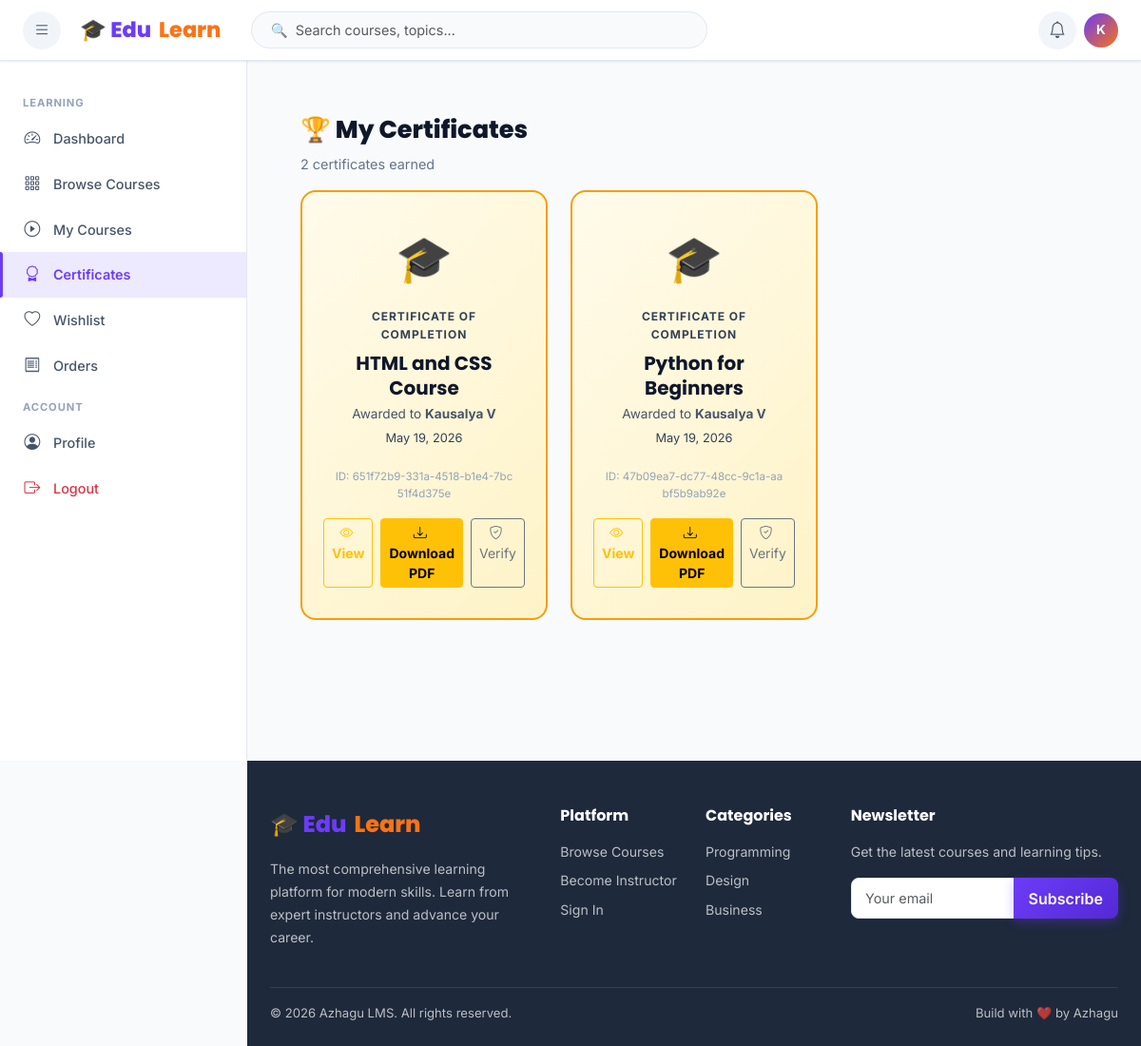
Page /certificates/ (signed in) on the committed database.
### accounts/models.py (models this page shows, shortened)
class CustomUser(AbstractUser):
    ROLE_CHOICES = [('student','Student'),('instructor','Instructor'),('admin','Admin')]
    role = models.CharField(max_length=20, choices=ROLE_CHOICES, default='student')
    bio = models.TextField(blank=True)
    avatar = models.ImageField(upload_to='avatars/', blank=True, null=True)
    phone = models.CharField(max_length=20, blank=True)
    website = models.URLField(blank=True)
    linkedin = models.URLField(blank=True)
    is_email_verified = models.BooleanField(default=False)
    created_at = models.DateTimeField(auto_now_add=True)
    updated_at = models.DateTimeField(auto_now=True)
    def is_student(self): return self.role == 'student'
    def is_instructor(self): return self.role == 'instructor'
    def is_admin_user(self): return self.role == 'admin' or self.is_staff

### certificates/models.py (models this page shows, shortened)
class Certificate(models.Model):
    certificate_id = models.UUIDField(default=uuid.uuid4, unique=True, editable=False)
    user = models.ForeignKey(settings.AUTH_USER_MODEL, on_delete=models.CASCADE, related_name='certificates')
    course = models.ForeignKey(Course, on_delete=models.CASCADE, related_name='certificates')
    enrollment = models.ForeignKey('enrollments.Enrollment', on_delete=models.SET_NULL, null=True, blank=True)
    issued_at = models.DateTimeField(auto_now_add=True)
    is_valid = models.BooleanField(default=True)
    class Meta:
        unique_together = ['user','course']
        ordering = ['-issued_at']

### courses/models.py (models this page shows, shortened)
class Course(models.Model):
    LEVEL_CHOICES = [('beginner','Beginner'),('intermediate','Intermediate'),('advanced','Advanced'),('all','All Levels')]
    STATUS_CHOICES = [('draft','Draft'),('pending','Pending Review'),('published','Published'),('rejected','Rejected')]
    PRICE_TYPE = [('free','Free'),('paid','Paid')]
    title = models.CharField(max_length=200)
    slug = models.SlugField(unique=True, blank=True)
    instructor = models.ForeignKey(settings.AUTH_USER_MODEL, on_delete=models.CASCADE, related_name='courses_taught')
    category = models.ForeignKey(Category, on_delete=models.SET_NULL, null=True, related_name='courses')
    description = models.TextField()
    short_description = models.CharField(max_length=300, blank=True)
    thumbnail = models.ImageField(upload_to='course_thumbnails/', blank=True, null=True)
    preview_video = models.FileField(upload_to='course_previews/', blank=True, null=True)
    level = models.CharField(max_length=20, choices=LEVEL_CHOICES, default='all')
    language = models.CharField(max_length=50, default='English')
    price_type = models.CharField(max_length=10, choices=PRICE_TYPE, default='free')
    price = models.DecimalField(max_digits=10, decimal_places=2, default=0.00)
    discount_price = models.DecimalField(max_digits=10, decimal_places=2, null=True, blank=True)
    status = models.CharField(max_length=20, choices=STATUS_CHOICES, default='draft')
    requirements = models.TextField(blank=True)
    what_you_learn = models.TextField(blank=True)
    tags = models.CharField(max_length=300, blank=True)
    total_duration = models.PositiveIntegerField(default=0, help_text='In minutes')
    total_lessons = models.PositiveIntegerField(default=0)
    total_enrolled = models.PositiveIntegerField(default=0)
    avg_rating = models.FloatField(default=0.0)
    total_ratings = models.PositiveIntegerField(default=0)
    is_featured = models.BooleanField(default=False)
    certificate_available = models.BooleanField(default=True)
    created_at = models.DateTimeField(auto_now_add=True)
    updated_at = models.DateTimeField(auto_now=True)
    published_at = models.DateTimeField(null=True, blank=True)
    class Meta:
        ordering = ['-created_at']

### certificates/views.py (the view)
# urls.py: path('', views.certificate_list, name='list'),
@login_required
def certificate_list(request):
    certs = Certificate.objects.filter(user=request.user, is_valid=True).select_related('course')
    return render(request, 'certificates/list.html', {'certificates': certs})

### lms_project/context_processors.py (called while the page is built)
def notifications(request):
    context = {'notifications': [], 'unread_count': 0}
    if request.user.is_authenticated:
        try:
            from courses.models import Notification
            notifs = Notification.objects.filter(user=request.user).order_by('-created_at')[:10]
            context['notifications'] = notifs
            context['unread_count'] = notifs.filter(is_read=False).count()
        except Exception:
            pass
    return context

### templates/certificates/list.html (shortened to what this page needs)
{% extends 'base.html' %}
{% block content %}
<div class="container-fluid px-4 py-4">
  <div class="dashboard-header">
    <h1 class="page-title">🏆 My Certificates</h1>
    <p class="page-subtitle">{{ certificates.count }} certificate{% if certificates.count != 1 %}s{% endif %} earned</p>
  </div>
  {% if certificates %}
  <div class="row g-4">
    {% for cert in certificates %}
    <div class="col-md-6 col-xl-4">
      <div class="cert-card" style="padding:2rem;">
        <div style="font-size:3rem;margin-bottom:.75rem;">🎓</div>
        <div style="font-size:.75rem;font-weight:700;color:var(--gray-500);text-transform:uppercase;letter-spacing:.08em;margin-bottom:.5rem;">Certificate of Completion</div>
        <h5 class="fw-bold mb-1">{{ cert.course.title }}</h5>
        <div style="font-size:.85rem;color:var(--gray-700);margin-bottom:.25rem;">Awarded to <strong>{{ cert.user.get_full_name|default:cert.user.username }}</strong></div>
        <div style="font-size:.8rem;color:var(--gray-500);margin-bottom:1.25rem;">{{ cert.issued_at|date:"F d, Y" }}</div>
        <div style="font-size:.72rem;color:var(--gray-400);margin-bottom:1rem;word-break:break-all;">ID: {{ cert.certificate_id }}</div>
        <div class="d-flex gap-2 justify-content-center">
          <a href="/certificates/{{ cert.certificate_id }}/" class="btn btn-outline-warning btn-sm fw-bold"><i class="bi bi-eye me-1"></i>View</a>
          <a href="/certificates/{{ cert.certificate_id }}/download/" class="btn btn-warning btn-sm fw-bold"><i class="bi bi-download me-1"></i>Download PDF</a>
          <a href="/certificates/verify/{{ cert.certificate_id }}/" class="btn btn-outline-secondary btn-sm" target="_blank"><i class="bi bi-shield-check me-1"></i>Verify</a>
        </div>
      </div>
    </div>
    {% endfor %}
  </div>
  {% endif %}
</div>
{% endblock %}

### templates/base.html (shortened to what this page needs)
<!DOCTYPE html>
<html lang="en">
<head>
  <link href="https://cdn.jsdelivr.net/npm/bootstrap@5.3.2/dist/css/bootstrap.min.css" rel="stylesheet">
  <link href="https://cdn.jsdelivr.net/npm/bootstrap-icons@1.11.3/font/bootstrap-icons.css" rel="stylesheet">
  {% load static %}
  <link href="{% static 'css/style.css' %}" rel="stylesheet">
</head>
<body>
{% if user.is_authenticated %}
<nav class="lms-navbar">
  <button class="nav-icon-btn me-1" id="sidebarToggle" title="Toggle sidebar">
    <i class="bi bi-list"></i>
  </button>
  <a class="navbar-brand-logo" href="/">🎓 Edu<span>Learn</span></a>
  <div class="navbar-search d-none d-md-block ms-3">
    <input type="text" class="form-control" id="navSearchInput" placeholder="🔍  Search courses, topics...">
  </div>
  <div class="ms-auto d-flex align-items-center gap-2">
    <div class="dropdown">
      <button class="nav-icon-btn" data-bs-toggle="dropdown" aria-expanded="false">
        <i class="bi bi-bell"></i>
      </button>
    </div>
    <div class="dropdown">
      <div data-bs-toggle="dropdown" aria-expanded="false" style="cursor:pointer;">
        {% if user.avatar %}
        <img src="{{ user.avatar.url }}" class="user-avatar-sm" alt="{{ user.username }}">
        {% else %}
        <div class="user-avatar-placeholder">{{ user.username|first|upper }}</div>
        {% endif %}
      </div>
    </div>
  </div>
</nav>
<div class="lms-sidebar" id="lmsSidebar">
  {% if user.is_student %}
  <div class="sidebar-section-label">Learning</div>
  <a class="sidebar-nav-item" href="/dashboard/"><i class="bi bi-speedometer2"></i> Dashboard</a>
  <a class="sidebar-nav-item" href="/courses/"><i class="bi bi-grid-3x3-gap"></i> Browse Courses</a>
  <a class="sidebar-nav-item" href="/dashboard/student/"><i class="bi bi-play-circle"></i> My Courses</a>
  <a class="sidebar-nav-item" href="/certificates/"><i class="bi bi-award"></i> Certificates</a>
  <a class="sidebar-nav-item" href="/courses/wishlist/"><i class="bi bi-heart"></i> Wishlist</a>
  <a class="sidebar-nav-item" href="/payments/history/"><i class="bi bi-receipt"></i> Orders</a>
  {% endif %}
  <div class="sidebar-section-label">Account</div>
  <a class="sidebar-nav-item" href="/accounts/profile/"><i class="bi bi-person-circle"></i> Profile</a>
  <a class="sidebar-nav-item text-danger" href="/accounts/logout/"><i class="bi bi-box-arrow-right"></i> Logout</a>
</div>
<main class="lms-main {% block main_class %}{% endblock %}">
{% endif %}
{% block content %}{% endblock %}
</main>
{% block show_footer %}
<footer style="background:var(--gray-900);color:rgba(255,255,255,.7);padding:3rem 0 1.5rem;margin-left:{% if user.is_authenticated %}var(--sidebar-w){% else %}0{% endif %};" class="footer-section">
  <div class="container-fluid px-4">
    <div class="row g-4 mb-4">
      <div class="col-lg-4">
        <div class="navbar-brand-logo mb-3" style="font-size:1.5rem;">🎓 Edu<span>Learn</span></div>
        <p style="font-size:.88rem;line-height:1.7;">The most comprehensive learning platform for modern skills. Learn from expert instructors and advance your career.</p>
      </div>
      <div class="col-lg-2 col-md-4">
        <h6 class="text-white fw-bold mb-3">Platform</h6>
        <ul class="list-unstyled" style="font-size:.88rem;">
          <li class="mb-2"><a href="/courses/" class="text-decoration-none" style="color:inherit;">Browse Courses</a></li>
          <li class="mb-2"><a href="/accounts/register/" class="text-decoration-none" style="color:inherit;">Become Instructor</a></li>
          <li class="mb-2"><a href="/accounts/login/" class="text-decoration-none" style="color:inherit;">Sign In</a></li>
        </ul>
      </div>
      <div class="col-lg-2 col-md-4">
        <h6 class="text-white fw-bold mb-3">Categories</h6>
        <ul class="list-unstyled" style="font-size:.88rem;">
          <li class="mb-2"><a href="/courses/?category=programming" class="text-decoration-none" style="color:inherit;">Programming</a></li>
          <li class="mb-2"><a href="/courses/?category=design" class="text-decoration-none" style="color:inherit;">Design</a></li>
          <li class="mb-2"><a href="/courses/?category=business" class="text-decoration-none" style="color:inherit;">Business</a></li>
        </ul>
      </div>
      <div class="col-lg-4 col-md-4">
        <h6 class="text-white fw-bold mb-3">Newsletter</h6>
        <p style="font-size:.88rem;">Get the latest courses and learning tips.</p>
        <div class="input-group mt-2">
          <input type="email" class="form-control" placeholder="Your email" style="border-radius:8px 0 0 8px;">
          <button class="btn btn-primary px-3" style="border-radius:0 8px 8px 0;">Subscribe</button>
        </div>
      </div>
    </div>
    <div class="border-top pt-3 d-flex flex-wrap justify-content-between align-items-center gap-2" style="border-color:rgba(255,255,255,.1)!important;font-size:.82rem;">
      <span>© 2026 Azhagu LMS. All rights reserved.</span>
      <span>Build with ❤️ by Azhagu</a></span>
    </div>
  </div>
</footer>
{% endblock %}
{% load static %}
</body>
</html>

### static/css/style.css (style rules this page uses)
:root { --primary: #6c3cf7; --primary-dark: #5429d6; --primary-light: #ede9ff; --secondary: #f97316; --success: #22c55e; --info: #3b82f6; --warning: #f59e0b; --danger: #ef4444; --dark: #0f172a; --gray-900: #1e293b; --gray-800: #334155; --gray-700: #475569; --gray-600: #64748b; --gray-400: #94a3b8; --gray-200: #e2e8f0; --gray-100: #f1f5f9; --gray-50: #f8fafc; --white: #ffffff; --sidebar-w: 260px; --navbar-h: 64px; --radius: 12px; --radius-lg: 16px; --shadow-sm: 0 1px 3px rgba(0,0,0,0.06), 0 1px 2px rgba(0,0,0,0.04); --shadow: 0 4px 16px rgba(0,0,0,0.08); --shadow-lg: 0 10px 40px rgba(0,0,0,0.12); --transition: all 0.25s cubic-bezier(0.4,0,0.2,1); }
* { box-sizing:border-box;margin:0;padding:0; }
body { font-family:'Inter',sans-serif;background:var(--gray-50);color:var(--gray-800);line-height:1.6;font-size:15px; }
h1,h2,h3,h4,h5,h6 { font-family:'Poppins',sans-serif;font-weight:700;color:var(--dark);line-height:1.3; }
.lms-navbar { position:sticky;top:0;z-index:1050;height:var(--navbar-h);background:var(--white);border-bottom:1px solid var(--gray-200);box-shadow:var(--shadow-sm);display:flex;align-items:center;padding:0 1.5rem;gap:1rem; }
.navbar-brand-logo { font-family:'Poppins',sans-serif;font-weight:800;font-size:1.4rem;color:var(--primary)!important;text-decoration:none;display:flex;align-items:center;gap:.5rem;white-space:nowrap; }
.navbar-brand-logo span { color:var(--secondary); }
.navbar-search { flex:1;max-width:480px; }
.navbar-search .form-control { border-radius:50px;border:1.5px solid var(--gray-200);padding:.5rem 1.2rem;font-size:.9rem;background:var(--gray-50);transition:var(--transition); }
.nav-icon-btn { width:40px;height:40px;border-radius:50%;border:none;background:var(--gray-100);color:var(--gray-700);display:flex;align-items:center;justify-content:center;font-size:1.1rem;cursor:pointer;transition:var(--transition);position:relative;text-decoration:none; }
.user-avatar-placeholder { width:36px;height:36px;border-radius:50%;background:linear-gradient(135deg,var(--primary),var(--secondary));display:flex;align-items:center;justify-content:center;color:#fff;font-weight:700;font-size:.85rem;cursor:pointer; }
.lms-sidebar { position:fixed;top:var(--navbar-h);left:0;width:var(--sidebar-w);height:calc(100vh - var(--navbar-h));background:var(--white);border-right:1px solid var(--gray-200);overflow-y:auto;z-index:1040;transition:transform .3s ease;padding:1.5rem 0; }
.sidebar-section-label { font-size:.7rem;font-weight:700;text-transform:uppercase;letter-spacing:.08em;color:var(--gray-400);padding:.75rem 1.5rem .25rem; }
.sidebar-nav-item { display:flex;align-items:center;gap:.75rem;padding:.65rem 1.5rem;color:var(--gray-700);text-decoration:none;font-size:.9rem;font-weight:500;transition:var(--transition);position:relative;cursor:pointer;border:none;background:none;width:100%;text-align:left; }
.sidebar-nav-item i { font-size:1.05rem;width:20px;text-align:center; }
.sidebar-nav-item.active { background:var(--primary-light);color:var(--primary);font-weight:600; }
.sidebar-nav-item.active::before { content:'';position:absolute;left:0;top:0;bottom:0;width:3px;background:var(--primary);border-radius:0 3px 3px 0; }
.lms-main { margin-left:var(--sidebar-w);min-height:calc(100vh - var(--navbar-h));padding:2rem;transition:margin .3s ease; }
.btn-primary { background:linear-gradient(135deg,var(--primary),var(--primary-dark));border:none;border-radius:8px;font-weight:600;transition:var(--transition);box-shadow:0 4px 12px rgba(108,60,247,.3); }
.form-control,.form-select { border:1.5px solid var(--gray-200);border-radius:8px;font-size:.9rem;padding:.6rem .9rem;transition:var(--transition);background:#fff; }
.cert-card { background:linear-gradient(135deg,#fffbeb,#fef3c7);border:2px solid #f59e0b;border-radius:var(--radius-lg);padding:2rem;text-align:center;position:relative;overflow:hidden; }
.page-title { font-size:1.6rem;font-weight:800; }
.page-subtitle { color:var(--gray-600);font-size:.9rem; }

### rows in the picture
CustomUser: username|first "K"
Certificate: course "HTML and CSS Course", user.get_full_name "Kausalya V", issued_at "May 19, 2026", certificate_id "651f72b9-331a-4518-b1e4-7bc51f4d375e"
Certificate: course "Python for Beginners", user.get_full_name "Kausalya V", issued_at "May 19, 2026", certificate_id "47b09ea7-dc77-48cc-9c1a-aabf5b9ab92e"

### other values in the picture
{{ certificates.count }} "2"
